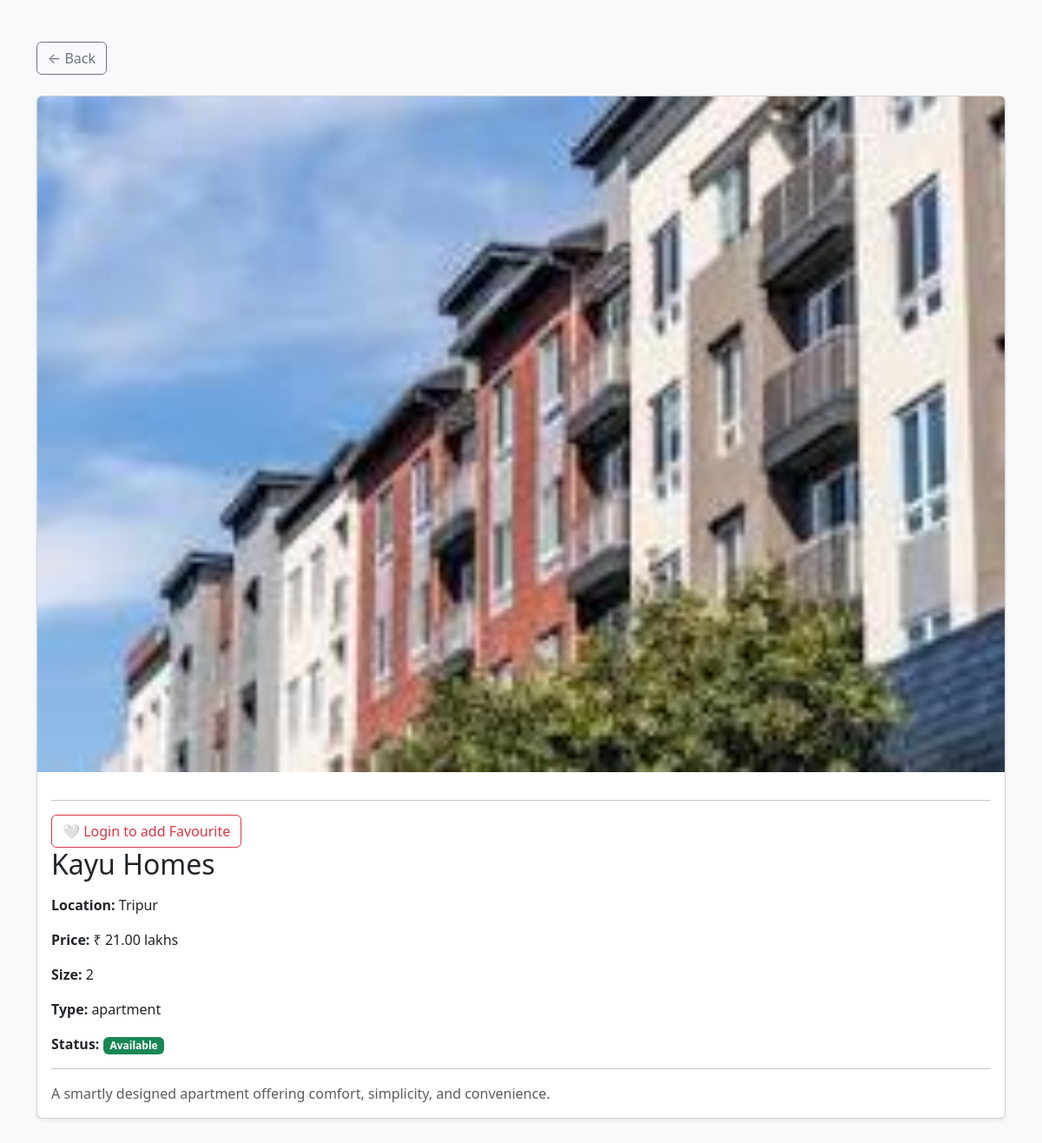
Screenshot of /property/9/ with the database file from the repository.
### real_estate/models.py (models this page shows, shortened)
class Property(models.Model):
    class PropertyType(models.TextChoices):
        HOME = "home", "Home"
        APARTMENT = "apartment", "Apartment"
    name = models.CharField(max_length=100)
    location = models.CharField(max_length=255)
    price = models.DecimalField(
        max_digits=10,
        decimal_places=2,
        validators=[MinValueValidator(0)],
        db_index=True,
    )
    size = models.PositiveIntegerField(help_text="Size in square feet")
    image = models.ImageField(upload_to="properties/", blank=True, null=True)
    property_type = models.CharField(
        max_length=20,
        choices=PropertyType.choices,
        default=PropertyType.HOME,
        db_index=True,
    )
    is_available = models.BooleanField(default=True)
    description = models.TextField(blank=True)
    time_added = models.DateTimeField(auto_now_add=True)
    class Meta:
        ordering = ["-time_added"]

### real_estate/views.py (the view)
# urls.py: path("property/<int:pk>/", views.property_detail, name="property_detail"),
def property_detail(request, pk):
    prop = get_object_or_404(Property, pk=pk)
    is_favourite = False
    if request.user.is_authenticated:
        is_favourite = Favourite.objects.filter(
            user=request.user, property=prop
        ).exists()
    return render(
        request,
        "property_detail.html",
        {
            "property": prop,
            "is_favourite": is_favourite,
        },
    )

### real_estate/templates/property_detail.html (shortened to what this page needs)
<!doctype html>
<html lang="en">
  <head>
    <link
      href="https://cdn.jsdelivr.net/npm/bootstrap@5.3.2/dist/css/bootstrap.min.css"
      rel="stylesheet"
    />
  </head>
  <body class="bg-light">
    <div class="container my-5">
      <a href="{% url 'index' %}" class="btn btn-outline-secondary mb-4">
        ← Back
      </a>
      <div class="card shadow-sm">
        {% if property.image %}
        <img
          src="{{ property.image.url }}"
          class="card-img-top img-fluid"
          alt="Image of {{ property.name }}"
        />
        {% endif %}
        <div class="card-body">
          <hr />
          {% if user.is_authenticated %}
          <a
            href="{% url 'toggle_favourite' property.pk %}"
            class="btn {% if is_favourite %}btn-danger{% else %}btn-outline-danger{% endif %}"
          >
            {% if is_favourite %} ❤️ Remove from Favourite {% else %} 🤍 Add to
            Favourite {% endif %}
          </a>
          {% else %}
          <a
            href="{% url 'login' %}?next={{ request.path }}"
            class="btn btn-outline-danger"
          >
            🤍 Login to add Favourite
          </a>
          {% endif %}
          <h2 class="card-title mb-3">{{ property.name }}</h2>
          <p class="card-text">
            <strong>Location:</strong> {{ property.location }}
          </p>
          <p class="card-text">
            <strong>Price:</strong> ₹ {{ property.price }} lakhs
          </p>
          <p class="card-text"><strong>Size:</strong> {{ property.size }}</p>
          <p class="card-text">
            <strong>Type:</strong> {{ property.property_type }}
          </p>
          <p class="card-text">
            <strong>Status:</strong>
            {% if property.is_available %}
            <span class="badge bg-success">Available</span>
            {% else %}
            <span class="badge bg-danger">Not Available</span>
            {% endif %}
          </p>
          <hr />
          <p class="card-text text-muted">{{ property.description }}</p>
        </div>
      </div>
    </div>
  </body>
</html>

### rows the page displays
Property: image (picture), name "Kayu Homes", location "Tripur", price "21.00", size "2", property_type "apartment", description "A smartly designed apartment offering comfort, simplicity, and convenience."
